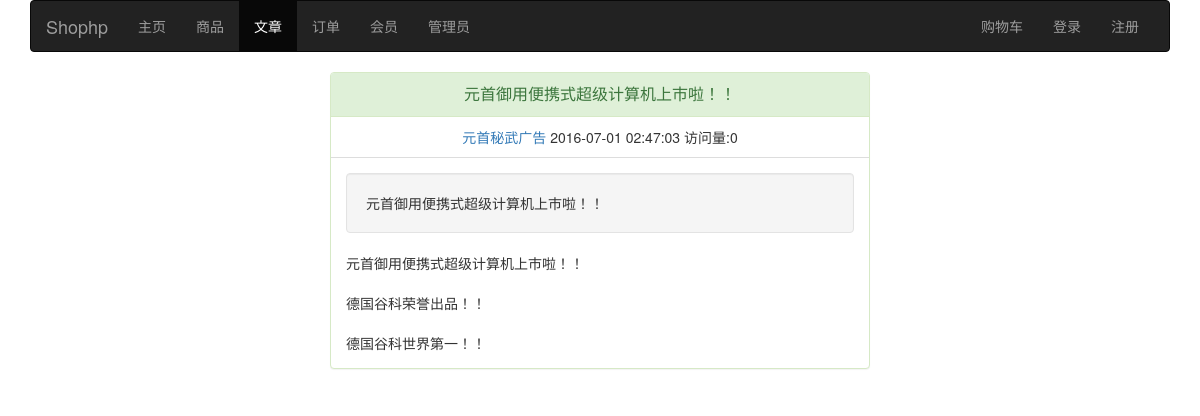
The app's page /index.php/article/index/3, older data.
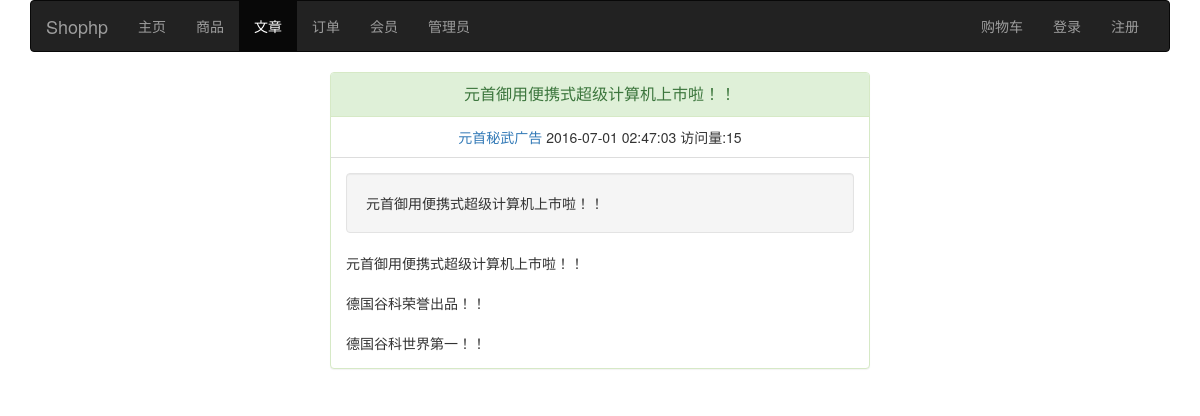
The same page, newer data.
### tables this page shows
CREATE TABLE `article` (
  `id` int(11) NOT NULL COMMENT '文章编号',
  `cid` int(11) NOT NULL COMMENT '类别编号',
  `title` varchar(200) NOT NULL COMMENT '文章标题',
  `abstract` text NOT NULL COMMENT '摘要',
  `content` text NOT NULL COMMENT '内容',
  `views` int(11) NOT NULL DEFAULT '0' COMMENT '访问量',
  `pubtime` datetime NOT NULL DEFAULT CURRENT_TIMESTAMP COMMENT '发布时间',
  `status` int(11) NOT NULL COMMENT '状态'
);

### application/controllers/Article.php (called while the page is built, shortened)
<?php
class Article extends CI_Controller
{
    public function __construct()
    {
        $this->load->model('member_model');
        $this->load->model('article_model');
        $this->load->model('acate_model');
    }
    public function index($id = 0)
    {
        $this->article_model->view($id);
        $data['a'] = $this->article_model->get($id);
        $data['cid'] = $data['a']['cid'];
        $data['cname'] = $this->acate_model->get($data['cid'])['name'];
        $data['title'] = $data['a']['title'];
        $this->load->view('article', $data);
    }
}

### index.php (called while the page is built, shortened)
<?php
require_once BASEPATH.'core/CodeIgniter.php';

### application/models/Member_model.php (called while the page is built, shortened)
<?php
class Member_model extends CI_Model
{
    public function vsession()
    {
        $name = array('name' => $this->session->member);
        $row = $this->db->get_where('member', $name)->row_array();
        return 1 != $row['status'] || $row['id'] != $this->session->mid;
    }
}

### application/models/Article_model.php (called while the page is built, shortened)
<?php
class Article_model extends CI_Model
{
    public function get($id = false, $limit = false)
    {
        $query = $this->db->get_where('article', array('id' => $id));
        return $query->row_array();
    }
    public function view($id)
    {
        $this->db->set('views','views + 1', FALSE);
        return $this->db->update('article', NULL, array('id' => $id));
    }
}

### application/views/article.php (the view, shortened to what this page needs)
<!DOCTYPE html>
<html lang="en">
<head>
    <link href="<?=base_url('css/bootstrap.min.css')?>" rel="stylesheet">
    <link href="<?=base_url('css/shophp.css')?>" rel="stylesheet">
</head>
<body>
    <div class="container">
        <nav class="navbar navbar-inverse">
            <div class="container-fluid">
                <div class="navbar-header">
                    <a class="navbar-brand" href="<?=site_url()?>"><?=$this->config->item('title')?></a>
                </div>
                <div class="collapse navbar-collapse" id="navbar-collapse">
                    <ul class="nav navbar-nav">
                        <li><a href="<?=site_url()?>">主页</a></li>
                        <li><a href="<?=site_url('gcate')?>">商品</a></li>
                        <li class="active"><a href="<?=site_url('acate')?>">文章<span class="sr-only">(current)</span></a></li>
                        <li><a href="<?=site_url('oform')?>">订单</a></li>
                        <li><a href="<?=site_url('member')?>">会员</a></li>
                        <li><a href="<?=site_url('admin/admin')?>">管理员</a></li>
                    </ul>
                    <ul class="nav navbar-nav navbar-right">
                        <li><a href="<?=site_url('cart')?>">购物车</a></li>
						<?php if ($this->member_model->vsession()): ?>
                        <li><a href="<?=site_url('login')?>">登录</a></li>
                        <li><a href="<?=site_url('reg')?>">注册</a></li>
							<?php else: ?>
                        <li><a><?=$this->session->member?></a></li>
                        <li><a href="<?=site_url('logout')?>">退出</a></li>
					<?php endif; ?>
                    </ul>
                </div>
            </div>
        </nav>
        <div class="col-xs-12 col-sm-10 col-sm-offset-1 col-md-8 col-md-offset-2 col-lg-6 col-lg-offset-3">
		<div class="panel panel-success">
		  <div class="panel-heading">
                    <div class="text-center panel-title"><?=$title?></div>
		  </div>
 				   <ul class="list-group">
					   <li class="list-group-item">
					<div class="text-center">
                            <a href="<?=site_url('acate/index/'.$cid)?>"><?=$cname?></a>
                            <?=$a['pubtime']?>
							访问量:<?=$a['views']?>
						</div>
						</li>
					</ul>
                <div class="panel-body">
							<div class="well">
								<?=$a['abstract']?>
                            </div>
                            <?=$a['content']?>
                </div>
		</div>
    </div>
    </div>
</body>
</html>

Row changes from the older to the newer data that the page shows:
changed article "元首御用便携式超级计算机上市啦！！": views "0" → "15"
